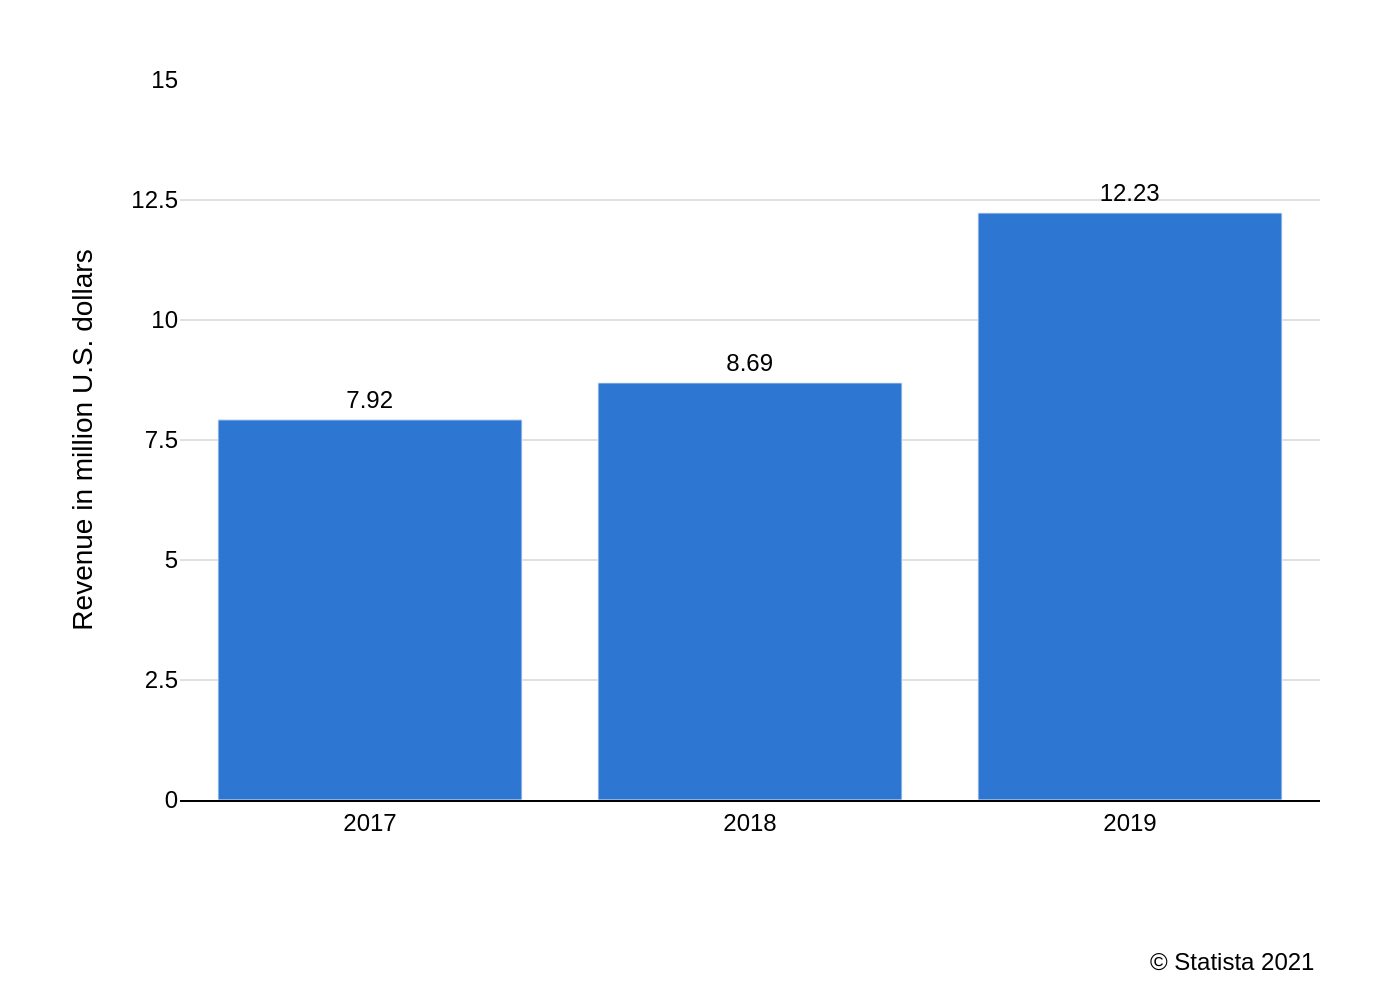

Python code for this plot:
import sys
import json
import os
import plotly.graph_objects as go

if len(sys.argv) != 2:
    print("Usage: python create_chart.py <path_to_json_file>")
    sys.exit(1)

json_path = sys.argv[1]

try:
    with open(json_path, 'r', encoding='utf-8') as f:
        chart_info = json.load(f)
except FileNotFoundError:
    print(f"Error: JSON file not found at {json_path}")
    sys.exit(1)
except json.JSONDecodeError:
    print(f"Error: Could not decode JSON from {json_path}")
    sys.exit(1)

chart_data = chart_info['chart_data']
texts = chart_info['texts']
colors = chart_info['colors']

x_values = [d['x'] for d in chart_data]
y_values = [d['y'] for d in chart_data]

fig = go.Figure()

fig.add_trace(go.Bar(
    x=x_values,
    y=y_values,
    marker_color=colors[0],
    text=y_values,
    textposition='outside',
    cliponaxis=False,
    textfont=dict(
        family="Arial",
        size=12,
        color='black'
    )
))

fig.update_layout(
    font=dict(family="Arial", size=12, color="black"),
    plot_bgcolor='white',
    showlegend=False,
    margin=dict(l=90, r=40, b=100, t=40),
    xaxis=dict(
        title_text=texts.get('x_axis_title'),
        showline=True,
        linewidth=1,
        linecolor='black',
        tickfont=dict(size=12)
    ),
    yaxis=dict(
        title_text=texts.get('y_axis_title'),
        range=[0, 15],
        tickvals=[0, 2.5, 5, 7.5, 10, 12.5, 15],
        showgrid=True,
        gridcolor='#e0e0e0',
        zeroline=False,
        tickfont=dict(size=12)
    ),
    annotations=[
        dict(
            text=texts.get('source'),
            showarrow=False,
            xref='paper',
            yref='paper',
            x=1.0,
            y=-0.2,
            xanchor='right',
            yanchor='top',
            align='right',
            font=dict(size=12)
        )
    ]
)

base_filename = os.path.splitext(os.path.basename(json_path))[0]
output_filename = f"{base_filename}.png"

fig.write_image(output_filename, scale=2)
print(f"Chart saved to {output_filename}")
